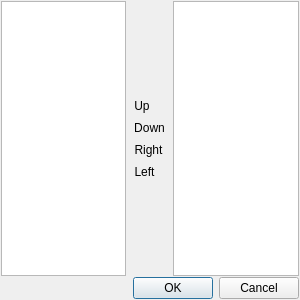
<?xml version="1.0" encoding="UTF-8"?>
<ui version="4.0">
 <class>Dialog_list_settings</class>
 <widget class="QDialog" name="Dialog_list_settings">
  <property name="geometry">
   <rect>
    <x>0</x>
    <y>0</y>
    <width>300</width>
    <height>300</height>
   </rect>
  </property>
  <property name="windowTitle">
   <string>Dialog</string>
  </property>
  <layout class="QVBoxLayout" name="verticalLayout_2">
   <property name="spacing">
    <number>1</number>
   </property>
   <property name="leftMargin">
    <number>1</number>
   </property>
   <property name="topMargin">
    <number>1</number>
   </property>
   <property name="rightMargin">
    <number>1</number>
   </property>
   <property name="bottomMargin">
    <number>1</number>
   </property>
   <item>
    <layout class="QHBoxLayout" name="horizontalLayout">
     <property name="spacing">
      <number>1</number>
     </property>
     <item>
      <widget class="QListView" name="listView"/>
     </item>
     <item>
      <layout class="QVBoxLayout" name="verticalLayout">
       <property name="spacing">
        <number>1</number>
       </property>
       <item>
        <spacer name="verticalSpacer_2">
         <property name="orientation">
          <enum>Qt::Vertical</enum>
         </property>
         <property name="sizeHint" stdset="0">
          <size>
           <width>20</width>
           <height>40</height>
          </size>
         </property>
        </spacer>
       </item>
       <item>
        <widget class="QToolButton" name="toolButton">
         <property name="text">
          <string>Up</string>
         </property>
         <property name="icon">
          <iconset resource="../resource.qrc">
           <normaloff>:/remixicon/arrow-up-s-line.svg</normaloff>:/remixicon/arrow-up-s-line.svg</iconset>
         </property>
         <property name="iconSize">
          <size>
           <width>24</width>
           <height>24</height>
          </size>
         </property>
         <property name="autoRaise">
          <bool>true</bool>
         </property>
        </widget>
       </item>
       <item>
        <widget class="QToolButton" name="toolButton_2">
         <property name="text">
          <string>Down</string>
         </property>
         <property name="icon">
          <iconset resource="../resource.qrc">
           <normaloff>:/remixicon/arrow-down-s-line.svg</normaloff>:/remixicon/arrow-down-s-line.svg</iconset>
         </property>
         <property name="iconSize">
          <size>
           <width>24</width>
           <height>24</height>
          </size>
         </property>
         <property name="autoRaise">
          <bool>true</bool>
         </property>
        </widget>
       </item>
       <item>
        <widget class="QToolButton" name="toolButton_3">
         <property name="text">
          <string>Right</string>
         </property>
         <property name="icon">
          <iconset resource="../resource.qrc">
           <normaloff>:/remixicon/arrow-right-s-line.svg</normaloff>:/remixicon/arrow-right-s-line.svg</iconset>
         </property>
         <property name="iconSize">
          <size>
           <width>24</width>
           <height>24</height>
          </size>
         </property>
         <property name="autoRaise">
          <bool>true</bool>
         </property>
        </widget>
       </item>
       <item>
        <widget class="QToolButton" name="toolButton_4">
         <property name="text">
          <string>Left</string>
         </property>
         <property name="icon">
          <iconset resource="../resource.qrc">
           <normaloff>:/remixicon/arrow-left-s-line.svg</normaloff>:/remixicon/arrow-left-s-line.svg</iconset>
         </property>
         <property name="iconSize">
          <size>
           <width>24</width>
           <height>24</height>
          </size>
         </property>
         <property name="autoRaise">
          <bool>true</bool>
         </property>
        </widget>
       </item>
       <item>
        <spacer name="verticalSpacer">
         <property name="orientation">
          <enum>Qt::Vertical</enum>
         </property>
         <property name="sizeHint" stdset="0">
          <size>
           <width>20</width>
           <height>40</height>
          </size>
         </property>
        </spacer>
       </item>
      </layout>
     </item>
     <item>
      <widget class="QListView" name="listView_2"/>
     </item>
    </layout>
   </item>
   <item>
    <widget class="QDialogButtonBox" name="buttonBox">
     <property name="orientation">
      <enum>Qt::Horizontal</enum>
     </property>
     <property name="standardButtons">
      <set>QDialogButtonBox::Cancel|QDialogButtonBox::Ok</set>
     </property>
    </widget>
   </item>
  </layout>
 </widget>
 <resources>
  <include location="../resource.qrc"/>
 </resources>
 <connections>
  <connection>
   <sender>buttonBox</sender>
   <signal>accepted()</signal>
   <receiver>Dialog_list_settings</receiver>
   <slot>accept()</slot>
   <hints>
    <hint type="sourcelabel">
     <x>248</x>
     <y>254</y>
    </hint>
    <hint type="destinationlabel">
     <x>157</x>
     <y>274</y>
    </hint>
   </hints>
  </connection>
  <connection>
   <sender>buttonBox</sender>
   <signal>rejected()</signal>
   <receiver>Dialog_list_settings</receiver>
   <slot>reject()</slot>
   <hints>
    <hint type="sourcelabel">
     <x>316</x>
     <y>260</y>
    </hint>
    <hint type="destinationlabel">
     <x>286</x>
     <y>274</y>
    </hint>
   </hints>
  </connection>
  <connection>
   <sender>toolButton</sender>
   <signal>clicked()</signal>
   <receiver>Dialog_list_settings</receiver>
   <slot>up()</slot>
   <hints>
    <hint type="sourcelabel">
     <x>281</x>
     <y>122</y>
    </hint>
    <hint type="destinationlabel">
     <x>149</x>
     <y>149</y>
    </hint>
   </hints>
  </connection>
  <connection>
   <sender>toolButton_2</sender>
   <signal>clicked()</signal>
   <receiver>Dialog_list_settings</receiver>
   <slot>down()</slot>
   <hints>
    <hint type="sourcelabel">
     <x>281</x>
     <y>153</y>
    </hint>
    <hint type="destinationlabel">
     <x>149</x>
     <y>149</y>
    </hint>
   </hints>
  </connection>
  <connection>
   <sender>toolButton_3</sender>
   <signal>clicked()</signal>
   <receiver>Dialog_list_settings</receiver>
   <slot>right()</slot>
   <hints>
    <hint type="sourcelabel">
     <x>149</x>
     <y>153</y>
    </hint>
    <hint type="destinationlabel">
     <x>149</x>
     <y>149</y>
    </hint>
   </hints>
  </connection>
  <connection>
   <sender>toolButton_4</sender>
   <signal>clicked()</signal>
   <receiver>Dialog_list_settings</receiver>
   <slot>left()</slot>
   <hints>
    <hint type="sourcelabel">
     <x>149</x>
     <y>184</y>
    </hint>
    <hint type="destinationlabel">
     <x>149</x>
     <y>149</y>
    </hint>
   </hints>
  </connection>
 </connections>
 <slots>
  <slot>up()</slot>
  <slot>down()</slot>
  <slot>right()</slot>
  <slot>left()</slot>
 </slots>
</ui>
